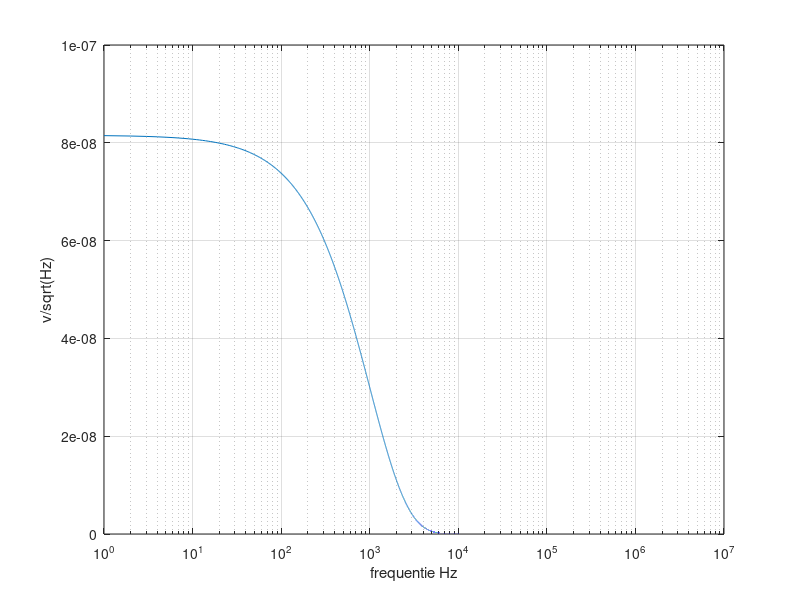

Here is the MATLAB script that generated this plot:
close all;
clear

%milivolt mv e-3
%micro volt uV e-6
%nano volt nV e-9

%pico ampere pA e-12
%femto ampere fA e-15

%frequentie = logspace(-1, 7, 100000);
stap = 1;
frequentie = 1:stap:10e6; %beginwaarde : stapgrote : eindwaarde

%k = physconst('Boltzmann');
k = 1.380649e-23;  % Boltzmann constant in J/K
c = 55;
T = c + 273,15;

% source impedance %
R_source = 12e3;
source_impedance = R_source;

if frequentie <= 10
    one_over_f_noise_current_opamp = 260e-9;
elseif frequentie <= 200
    one_over_f_noise_current_opamp = 85e-9;  % 85 nV/√Hz
elseif frequentie <= 2000
    one_over_f_noise_current_opamp = 85e-9 * exp(-0.002 * (frequentie - 100));  % exponential drop between 100 and 1kHz
else
    one_over_f_noise_current_opamp = 30e-9 * exp(-0.001 * (frequentie - 1000));  % further decay beyond 1kHz
end
% dit laten checken door stijn
noise_current_opamp_current = 0;


% Pre-amp %
%overdracht amplifier
gain = 52; %versterking van amplifier
fc = 350e3; %cutoff frequentie amplifier

R = 1;
C = 1 / (2 * pi * R * fc);

H = 1 ./ sqrt(1 + (frequentie * 2 * pi * R * C).^2 );
transfer_amplifier = H * gain;
%semilogx(frequentie,H);

%output noise amplifier
output_noise_amplifier = one_over_f_noise_current_opamp .* transfer_amplifier;

%noise plot
semilogx(frequentie, one_over_f_noise_current_opamp);
%hold on
%loglog(frequentie, total_voltage_noise_input);
hold on

S_un = 24000 * 4 * k * T
Un_eff_opamp = S_un * (5 + 0.01 * log(10/1000))
Un_eff_V_ref = S_un * (5 + 0.1 * log(10/1000))

Un_eff_2 = Un_eff_opamp + Un_eff_V_ref
Un_eff = sqrt(Un_eff_2)
In_eff = Un_eff/24000^2

xlabel('frequentie Hz');
ylabel('v/sqrt(Hz)');
%legend('input noise amplifier','resitor input noise','voltgage current noise','total noise input');
grid on;
pause;


